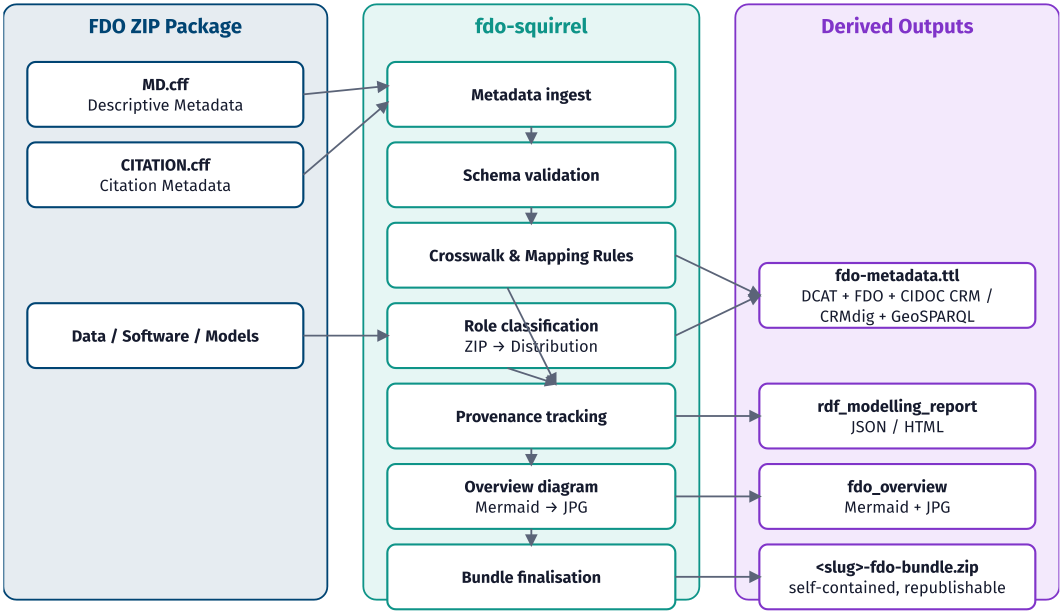
#> input picture img/fdox-fdo-squirrel-architecture.png, 3188 x 1841 px, found by its file name (shown at 1/3 size)
$ python step_architecture.py
#> lines starting #> are read from the running program, lines starting #| are printed output that depends on the picture
### py/visuals_utils.py
"""fdox-visuals: shared constants and render helpers.

No step imports rdflib/matplotlib/pandas — this stays light on purpose so
`python main.py --list` and `--dry-run` are instant.
"""

from __future__ import annotations

import base64
import re
import struct
from pathlib import Path

ROOT = Path(__file__).resolve().parents[1]
FONTS_DIR = ROOT / "fonts"
IMG_DIR = ROOT / "img"

FONT_REGULAR = FONTS_DIR / "FiraSans-Regular.ttf"
FONT_BOLD = FONTS_DIR / "FiraSans-Bold.ttf"
FONT_FAMILY = "Fira Sans"

# Every generated SVG lives in img/<category>/ (one level below img/), so the
# relative path back to fonts/ is always the same. If a step ever writes its
# SVG somewhere else, this constant has to move with it.
_FONT_REL_PREFIX = "../../fonts"

# Topic folders under img/. The order is the order of the site (S14), and the
# order of the navigation. A graphic belongs to the category with the longest
# prefix its file stem starts with.
CATEGORIES = [
    {"slug": "pattern", "group": "Concept", "title": "The four-step pattern and its outcomes",
     "desc": "The two banners: the four FDO steps and the four outcomes of FDOx.",
     "prefixes": ["fdox-four-step-pattern", "fdox-purpose-pattern"]},
    {"slug": "pictograms", "group": "Concept", "title": "Pictograms: steps and outcomes",
     "desc": "The eight pictograms as single files: the four steps and the four outcomes.",
     "prefixes": ["fdox-step-", "fdox-purpose-"]},
    {"slug": "schemas", "group": "Concept", "title": "Schemas, architecture and bundle views",
     "desc": "The MD.cff and CITATION.cff schemas, the fdo-squirrel architecture, the three views of a bundle (RDF, RO-Crate, landing page) and the FDO meta graphic.",
     "prefixes": ["fdox-md-cff-schema", "fdox-citation-cff-schema", "fdox-fdo-squirrel-architecture",
                  "fdox-bundle-three-views",
                  "fdox-fair-digital-object-meta-graphic", "fdox-fdo-sphere"]},
    {"slug": "sphere", "group": "Concept", "title": "The FDO sphere and the community hubs",
     "desc": "The eight pictograms around the FDO sphere, with and without the community hubs.", "prefixes": ["fdox-sphere-"]},
    {"slug": "steps", "group": "3D models", "title": "The four steps in practice",
     "desc": "One graphic per FDOx step with real values of CIIC 81: packaging with fdo-3d-packager (RDF and RO-Crate via fdo-squirrel), modelling, linking, federation.",
     "prefixes": ["fdox-steps-"]},
    {"slug": "outcomes", "group": "3D models", "title": "The four outcomes in practice",
     "desc": "One graphic per outcome: FAIR and citable, semantically queryable, interoperable, integrable.",
     "prefixes": ["fdox-outcomes-"]},
    {"slug": "3d-packager-pictograms", "group": "3D models", "title": "Pictograms: fdo-3d-packager",
     "desc": "The six pictograms of the fdo-3d-packager steps: fetch, convert, nexus, mdcff, bundle, build_fdo.",
     "prefixes": ["fdox-3d-packager-step-"]},
    {"slug": "git-packager", "group": "Software", "title": "fdo-git-packager: software as FDO",
     "desc": "Concept graphics for packaging a Git repository as an FDO (the tool is a skeleton, nothing here is implemented yet).",
     "prefixes": ["fdox-git-packager-"]},
    {"slug": "git-packager-pictograms", "group": "Software", "title": "Pictograms: fdo-git-packager",
     "desc": "The four pictograms of the fdo-git-packager steps: pin, inspect, package, build.",
     "prefixes": ["fdox-git-packager-step-"]},
    {"slug": "story", "group": "3D and software", "title": "From the FKGE to FDOx",
     "desc": "Graphics that lead from the federated knowledge graph ecosystem to FDOx, for 3D models and software.",
     "prefixes": ["fdox-story-"]},
    {"slug": "federation", "group": "3D and software", "title": "Federated knowledge graph ecosystem",
     "desc": "Finished 3D and software FDOs in the registry and the N4O collection.",
     "prefixes": ["fdox-federation-"]},
    {"slug": "ogham-graph", "group": "3D and software", "title": "Ogham graph pictures",
     "desc": "Graph pictures of Ogham stones, their 3D FDOs and the software that uses them.",
     "prefixes": ["fdox-ogham-graph-"]},
]


def category_of(stem: str) -> str:
    """Folder slug (under img/) for a graphic's file stem: the longest matching prefix wins."""
    best, best_len = None, -1
    for cat in CATEGORIES:
        for pre in cat["prefixes"]:
            if stem.startswith(pre) and len(pre) > best_len:
                best, best_len = cat["slug"], len(pre)
    if best is None:
        raise KeyError(f"no category for graphic {stem!r}; add its prefix to CATEGORIES")
    return best


def img_path(filename: str) -> Path:
    """Output path of a graphic: img/<category>/<filename>; creates the folder."""
    folder = IMG_DIR / category_of(Path(filename).stem)
    folder.mkdir(parents=True, exist_ok=True)
    return folder / filename

INK = "#161B2E"
MUTED = "#5B6478"
BG = "#FFFFFF"

# The one family palette. Step 1's colour is the *original* FAIR Digital
# Object blue (#004473, sampled from the reference diagram) — every other
# graphic in this repo that needs "the FDOx blue" reads it from here rather
# than repeating the literal, so the family stays a single source of truth.
STEPS = [
    {
        "id": "fdo-encapsulation",
        "num": "1",
        "title": ["FDO", "Encapsulation"],
        "desc": "Persistent identifier, structured metadata & provenance",
        "color": "#004473",
        "tint": "#E6ECF1",
    },
    {
        "id": "semantic-paradata-modelling",
        "num": "2",
        "title": ["Semantic Metadata", "& Paradata Modelling"],
        "desc": "Acquisition, spatial anchoring & CIDOC CRM alignment",
        "color": "#0E9488",
        "tint": "#E6F6F4",
    },
    {
        "id": "linking-community-hubs",
        "num": "3",
        "title": ["Linking to", "Community Hubs"],
        "desc": "Cross-referenced with Wikidata & OpenStreetMap",
        "color": "#C2790C",
        "tint": "#FCF1E1",
    },
    {
        "id": "federated-kg-integration",
        "num": "4",
        "title": ["Federated Knowledge", "Graph Integration"],
        "desc": "RDF joins distributed research infrastructures",
        "color": "#8034C9",
        "tint": "#F3E9FC",
    },
]

FDO_ACCENT = STEPS[0]["color"]  # #004473 — reused by the FDO meta-graphic
FDO_TINT = STEPS[0]["tint"]  # #E6ECF1 — page tint of the site (S14)

# Two lightened tints of FDO_ACCENT, for graphics that use a single flat
# brand colour rather than the four-step rainbow above (S7 purpose banner:
# icon-circle gradient + connector chevrons). Derived once here rather than
# repeated as literals in the step module (A3: one palette, one source).
FDO_ACCENT_LIGHT = "#116099"
FDO_ACCENT_SOFT = "#4E8FBE"


def ensure_dirs() -> None:
    IMG_DIR.mkdir(parents=True, exist_ok=True)


def esc(text: str) -> str:
    """Escape the handful of characters that appear in our own copy text."""
    return text.replace("&", "&amp;").replace("<", "&lt;").replace(">", "&gt;")


# [12 lines left out: function wrap_text, not called in this run]


def font_face_css() -> str:
    """@font-face block pointing at the two vendored weights.

    Vendored, not referenced (PRIMER A3): the repo carries its own copy of
    Fira Sans under fonts/, so a fresh clone renders identically without
    the font being installed on the machine that runs it.
    """
    return (
        "<style>"
        f'@font-face {{ font-family: "{FONT_FAMILY}"; '
        f'src: url("{_FONT_REL_PREFIX}/FiraSans-Regular.ttf"); font-weight: 400; }} '
        f'@font-face {{ font-family: "{FONT_FAMILY}"; '
        f'src: url("{_FONT_REL_PREFIX}/FiraSans-Bold.ttf"); font-weight: 700; }}'
        "</style>"
    )


def render_svg_to_png(svg_path: Path, png_path: Path, width: int, height: int) -> None:
    """Rasterise via resvg (a single self-contained compiled wheel — no
    system libcairo/rsvg/ImageMagick needed, which is exactly what broke
    on Windows with the cairosvg-based first version of this repo: pip
    installs the Python package fine, but cairosvg still needs a system
    libcairo-2.dll that pip does not provide. resvg's wheel bundles the
    (Rust, statically-linked) renderer itself, so `pip install` is really
    the whole story.
    """
    import resvg_py  # lazy: keeps --list/--dry-run free of the import

    png_bytes = resvg_py.svg_to_bytes(
        svg_path=str(svg_path),
        width=width,
        height=height,
        font_files=[str(FONT_REGULAR), str(FONT_BOLD)],
        skip_system_fonts=True,  # always our vendored files, never a same-named system font
    )
    png_path.write_bytes(png_bytes)


def trim_transparent_border(png_path: Path, margin_px: int = 10) -> tuple[int, int]:
    """Crop a PNG to its non-transparent content, then pad back out to an
    exact, small, uniform transparent border.

    Works from the actual rendered alpha channel rather than a hand-
    computed design-unit margin — a wide title in one step's text can
    push the true content edge further out than the badge geometry alone
    would suggest (confirmed by inspecting the real render: the fourth
    step's title text extends past its own badge circle). Cropping pixels
    can't clip content the way guessing a margin in SVG coordinates could.

    Returns the final (width, height) for logging.
    """
    from PIL import Image  # lazy, same reasoning as render_svg_to_png

    im = Image.open(png_path).convert("RGBA")
    bbox = im.split()[-1].getbbox()  # bounding box of the alpha channel
    if bbox is None:
        return im.size  # fully transparent; nothing sensible to crop to
    cropped = im.crop(bbox)
    w, h = cropped.size
    out = Image.new("RGBA", (w + 2 * margin_px, h + 2 * margin_px), (0, 0, 0, 0))
    out.paste(cropped, (margin_px, margin_px))
    out.save(png_path)
    return out.size


# [48 lines left out: functions write_tight_graphic, flatten_to_jpg, not called in this run]


# --- generic SVG line/box primitives -----------------------------------
# Added for S8/S9 (talk-process / talk-purpose slides), which compose
# flowchart-like diagrams rather than the badge grids S2/S7 draw. Pure
# string formatters, no heavy import, so they don't cost --list/--dry-run
# anything (A2 in spirit: keep this module light).


# Third-party logos used in the graphics (img/source/NOTICE.md says whose they
# are and under which terms). Each is looked up as img/source/<stem>.svg, then
# .png; fewer than all of them is fine, a text pill stands in for a missing one.
LOGOS = {
    "ro-crate": {"stem": "ro-crate-logo", "credit": "RO-Crate logo: RO-Crate Community, CC BY 4.0"},
    "rdf": {"stem": "rdf-logo", "credit": "RDF logo: Bill Schwappacher / W3C, CC BY 4.0"},
}
RO_CRATE_LOGO_CREDIT = LOGOS["ro-crate"]["credit"]


# [7 lines left out: function logo_path, not called in this run]


def logo_credits() -> str:
    """The credit line for the logos that are actually present."""
    return "  ·  ".join(LOGOS[k]["credit"] for k in LOGOS if logo_path(k) is not None)


# [35 lines left out: functions _svg_ratio, logo, not called in this run]


def ro_crate_logo_path() -> Path | None:
    return logo_path("ro-crate")


def ro_crate_logo(x: float, y: float, max_w: float, max_h: float) -> str:
    return logo("ro-crate", x, y, max_w, max_h)


# [119 lines left out: functions arrow_marker, arrow_line, elbow_path, label_box, edge_label, measure_content_margins and 1 more, not called in this run]

### py/step_architecture.py
"""S4 — fdo-squirrel architecture diagram.

Redraws FDOx-squirrel/fdo-squirrel's `architecture.mermaid` in the
fdox-visuals house style, and brings it up to date with the actual
current `main.py` pipeline (see PRIMER.md A1 for the three stages the
original diagram is missing: schema validation, the Mermaid overview
step, and bundle finalisation). Updated 2026-11-16 (S16) for fdo-squirrel
v1.1.0: the row "Signposting & RO-Crate" and its output box, and the
overview image is a PNG since fdo-squirrel S19 (the box still said JPG).

"Role classification" and "Crosswalk & Mapping Rules" are drawn side by
side, not stacked, because that's what they actually are in main.py:
two independent branches that both start from an input (Role
classification straight from the ZIP's Data/Software/Models, Crosswalk
from the schema-validated MD.cff) and both feed the same two downstream
things (fdo-metadata.ttl, Provenance tracking). A single-file column
forces an order onto two things that don't have one, and worse, forces
whichever one *isn't* adjacent to Provenance to route straight through
the other box to reach it (found and fixed 2026-09-08 — see PRIMER.md A1
Befund 10/12).

Produces:
  img/fdox-fdo-squirrel-architecture.svg / .png (transparent)

Runnable standalone: `python py/step_architecture.py`
"""

from __future__ import annotations

import sys
from pathlib import Path

sys.path.insert(0, str(Path(__file__).resolve().parent))
from visuals_utils import (  # noqa: E402
    IMG_DIR,
    img_path,
    INK,
    MUTED,
    ensure_dirs,
    esc,
    font_face_css,
    render_svg_to_png,
    trim_transparent_border,
)

# Panel accents reuse the four-step-pattern family: input = Step-1 blue,
# process = Step-2 teal, output = Step-4 violet (skipping Step-3's amber,
# which is reserved for "linking to community hubs" elsewhere).
INPUT_ACCENT, INPUT_TINT = "#004473", "#E6ECF1"
PROCESS_ACCENT, PROCESS_TINT = "#0E9488", "#E6F6F4"
OUTPUT_ACCENT, OUTPUT_TINT = "#8034C9", "#F3E9FC"

BOX_W = 460
PROCESS_BOX_W = 760
ROW_H = 108
GAP = 26
FORK_GAP = 30
PANEL_PAD = 40
PANEL_GAP = 140
PANEL_TOP = 90     # y of every panel rect's top edge
TOP_INSET = 150    # panel_top -> first row's vertical centre (clears the title text)
BOTTOM_PAD = 40    # last row's bottom -> panel bottom

# --- process rows, top to bottom. Row 2 is a fork: two boxes side by
# side instead of one, see module docstring. ---
ROW_INGEST, ROW_VALIDATE, ROW_FORK, ROW_PROVENANCE, ROW_OVERVIEW, ROW_CRATE, ROW_BUNDLE = range(7)

SINGLE_ROWS = {
    ROW_INGEST: "Metadata ingest",
    ROW_VALIDATE: "Schema validation",
    ROW_PROVENANCE: "Provenance tracking",
    ROW_OVERVIEW: "Overview diagram\nMermaid \u2192 PNG",
    ROW_CRATE: "Signposting & RO-Crate\nlanding page + crate metadata",
    ROW_BUNDLE: "Bundle finalisation",
}
FORK_LEFT = "Role classification\nZIP \u2192 Distribution"   # fed directly by Data/Software/Models
FORK_RIGHT = "Crosswalk &\nMapping Rules"                    # fed by Schema validation

N_ROWS = 7

# --- input column: (label, target process row) ---
INPUT_BOXES = [
    ("MD.cff\nDescriptive Metadata", ROW_INGEST),
    ("CITATION.cff\nCitation Metadata", ROW_INGEST),
    ("Data / Software / Models", ROW_FORK),
]

# --- output column: (label, source process row) ---
OUTPUT_BOXES = [
    ("fdo-metadata.ttl\nDCAT + FDO + CIDOC CRM /\nCRMdig + GeoSPARQL", ROW_FORK),
    ("rdf_modelling_report\nJSON / HTML", ROW_PROVENANCE),
    ("fdo_overview\nMermaid + PNG", ROW_OVERVIEW),
    ("ro-crate-metadata.json\nfdo-landing-page.html\nRO-Crate 1.2 + FAIR Signposting", ROW_CRATE),
    ("<slug>-fdo-bundle.zip\nself-contained, republishable", ROW_BUNDLE),
]


def row_y(i: float) -> float:
    """Absolute y-centre of process row i."""
    return PANEL_TOP + TOP_INSET + i * (ROW_H + GAP)


def _wrap_lines(text: str) -> list[str]:
    return text.split("\n")


def _box(x: float, y: float, w: float, h: float, fill: str, stroke: str, lines: list[str]) -> str:
    out = f'<rect x="{x}" y="{y}" width="{w}" height="{h}" rx="14" fill="{fill}" stroke="{stroke}" stroke-width="3.5"/>'
    n = len(lines)
    line_h = 34
    start_y = y + h / 2 - (n - 1) * line_h / 2 + 10
    for i, line in enumerate(lines):
        weight = 700 if i == 0 else 400
        out += (
            f'<text x="{x+w/2}" y="{start_y+i*line_h}" text-anchor="middle" font-family="Fira Sans" '
            f'font-weight="{weight}" font-size="27" fill="{INK}">{esc(line)}</text>'
        )
    return out


def _arrow(x1: float, y1: float, x2: float, y2: float) -> str:
    return (
        f'<line x1="{x1}" y1="{y1}" x2="{x2}" y2="{y2}" stroke="{MUTED}" stroke-width="3" '
        f'marker-end="url(#arrow)"/>'
    )


def _elbow_arrow(points: list[tuple[float, float]]) -> str:
    """Orthogonal multi-segment connector, for a route that would
    otherwise cut diagonally through an unrelated box in between.
    """
    pts = " ".join(f"{x},{y}" for x, y in points)
    return (
        f'<polyline points="{pts}" fill="none" stroke="{MUTED}" stroke-width="3" '
        f'stroke-linejoin="round" marker-end="url(#arrow)"/>'
    )


def _build_svg() -> tuple[str, float, float]:
    last_bottom = row_y(N_ROWS - 1) + ROW_H / 2
    panel_h = (last_bottom - PANEL_TOP) + BOTTOM_PAD

    input_x = PANEL_PAD
    process_x = input_x + BOX_W + PANEL_GAP
    output_x = process_x + PROCESS_BOX_W + PANEL_GAP

    W = output_x + BOX_W + PANEL_PAD
    H = PANEL_TOP + panel_h + PANEL_PAD

    fork_w = (PROCESS_BOX_W - FORK_GAP) / 2
    fork_left_x = process_x
    fork_right_x = process_x + fork_w + FORK_GAP
    cx = process_x + PROCESS_BOX_W / 2  # centre of the full-width rows

    parts = [f'<svg xmlns="http://www.w3.org/2000/svg" width="{W}" height="{H}" viewBox="0 0 {W} {H}">']
    parts.append(font_face_css())
    parts.append(
        '<marker id="arrow" viewBox="0 0 10 10" refX="8" refY="5" markerWidth="7" markerHeight="7" '
        f'orient="auto-start-reverse"><path d="M0,0 L10,5 L0,10 z" fill="{MUTED}"/></marker>'
    )

    def panel(x, title, accent, tint):
        panel_w = (PROCESS_BOX_W if x == process_x else BOX_W) + 2 * PANEL_PAD
        parts.append(
            f'<rect x="{x-PANEL_PAD}" y="{PANEL_TOP}" width="{panel_w}" '
            f'height="{panel_h}" rx="22" fill="{tint}" stroke="{accent}" stroke-width="3"/>'
        )
        parts.append(
            f'<text x="{x-PANEL_PAD+panel_w/2}" y="{PANEL_TOP+48}" text-anchor="middle" '
            f'font-family="Fira Sans" font-weight="700" font-size="34" fill="{accent}">{title}</text>'
        )

    panel(input_x, "FDO ZIP Package", INPUT_ACCENT, INPUT_TINT)
    panel(process_x, "fdo-squirrel", PROCESS_ACCENT, PROCESS_TINT)
    panel(output_x, "Derived Outputs", OUTPUT_ACCENT, OUTPUT_TINT)

    # single-width process boxes
    for i, label in SINGLE_ROWS.items():
        y = row_y(i) - ROW_H / 2
        parts.append(_box(process_x, y, PROCESS_BOX_W, ROW_H, "white", PROCESS_ACCENT, _wrap_lines(label)))

    # fork boxes
    fork_y = row_y(ROW_FORK) - ROW_H / 2
    parts.append(_box(fork_left_x, fork_y, fork_w, ROW_H, "white", PROCESS_ACCENT, _wrap_lines(FORK_LEFT)))
    parts.append(_box(fork_right_x, fork_y, fork_w, ROW_H, "white", PROCESS_ACCENT, _wrap_lines(FORK_RIGHT)))

    # input boxes
    for i, (label, target) in enumerate(INPUT_BOXES):
        y = row_y(target) - ROW_H / 2
        if i == 1:  # CITATION.cff sits just below MD.cff, both -> ingest
            y += ROW_H + GAP
        parts.append(_box(input_x, y, BOX_W, ROW_H, "white", INPUT_ACCENT, _wrap_lines(label)))

    # output boxes
    for label, source in OUTPUT_BOXES:
        y = row_y(source) - ROW_H / 2
        parts.append(_box(output_x, y, BOX_W, ROW_H, "white", OUTPUT_ACCENT, _wrap_lines(label)))

    # --- edges: input -> process ---
    md_y = row_y(ROW_INGEST)
    cff_y = md_y + ROW_H + GAP
    ingest_y = row_y(ROW_INGEST)
    parts.append(_arrow(input_x + BOX_W, md_y, process_x, ingest_y - 14))
    parts.append(_arrow(input_x + BOX_W, cff_y, process_x, ingest_y + 14))
    # Data/Software/Models -> Role classification (fork LEFT box, so this
    # is a direct, unobstructed horizontal line, same as before)
    parts.append(_arrow(input_x + BOX_W, row_y(ROW_FORK), fork_left_x, row_y(ROW_FORK)))

    # --- ingest -> validation -> Crosswalk (fork RIGHT box) ---
    parts.append(_arrow(cx, row_y(ROW_INGEST) + ROW_H / 2, cx, row_y(ROW_VALIDATE) - ROW_H / 2))
    crosswalk_cx = fork_right_x + fork_w / 2
    parts.append(_arrow(crosswalk_cx, row_y(ROW_VALIDATE) + ROW_H / 2, crosswalk_cx, fork_y))

    # --- fork -> Provenance: both halves drop straight down, landing at
    # two different x-offsets on Provenance's top edge - a clean two-
    # pronged convergence, not a diagonal through either box. ---
    roleclass_cx = fork_left_x + fork_w / 2
    prov_top = row_y(ROW_PROVENANCE) - ROW_H / 2
    fork_bottom = fork_y + ROW_H
    parts.append(_arrow(roleclass_cx, fork_bottom, cx - 60, prov_top))
    parts.append(_arrow(crosswalk_cx, fork_bottom, cx + 60, prov_top))

    # --- fork -> fdo-metadata.ttl: Crosswalk (right half) exits directly
    # right. Role classification (left half) can't do the same without
    # crossing Crosswalk, so it's routed up and over, through the empty
    # gap between Schema validation and the fork row - open space, not
    # through any box. ---
    ttl_y = row_y(OUTPUT_BOXES[0][1])
    parts.append(_arrow(fork_right_x + fork_w, row_y(ROW_FORK) - 14, output_x, ttl_y - 14))
    over_y = row_y(ROW_VALIDATE) + ROW_H / 2 + GAP / 2
    parts.append(_elbow_arrow([
        (roleclass_cx, fork_y),
        (roleclass_cx, over_y),
        (output_x - 60, over_y),
        (output_x - 60, ttl_y + 14),
        (output_x, ttl_y + 14),
    ]))

    # --- process tail (provenance -> overview -> crate -> bundle), full width ---
    for a, b in [(ROW_PROVENANCE, ROW_OVERVIEW), (ROW_OVERVIEW, ROW_CRATE), (ROW_CRATE, ROW_BUNDLE)]:
        ya = row_y(a) + ROW_H / 2
        yb = row_y(b) - ROW_H / 2
        parts.append(_arrow(cx, ya, cx, yb))

    # --- provenance/overview/crate/bundle -> their outputs ---
    for src, y_out in [
        (ROW_PROVENANCE, row_y(OUTPUT_BOXES[1][1])),
        (ROW_OVERVIEW, row_y(OUTPUT_BOXES[2][1])),
        (ROW_CRATE, row_y(OUTPUT_BOXES[3][1])),
        (ROW_BUNDLE, row_y(OUTPUT_BOXES[4][1])),
    ]:
        parts.append(_arrow(process_x + PROCESS_BOX_W, row_y(src), output_x, y_out))

    parts.append("</svg>")
    return "\n".join(parts), W, H


def run(strict: bool = False) -> list[str]:
    ensure_dirs()
    log: list[str] = []

    svg_text, w, h = _build_svg()
    svg_path = img_path("fdox-fdo-squirrel-architecture.svg")
    svg_path.write_text(svg_text, encoding="utf-8")
    png_path = svg_path.with_suffix(".png")
    render_svg_to_png(svg_path, png_path, int(w * 1.8), int(h * 1.8))
#> (the call stopped at in render_svg_to_png, `png_bytes = resvg_py.svg_to_bytes( svg_path=str(svg_path), width=width..`: resvg_py is not available in this run)
    final_w, final_h = trim_transparent_border(png_path, margin_px=10)
#> in trim_transparent_border, im is the input picture: PIL image 3188x1841 RGBA; mean R, G, B, A 207.3, 211.1, 218.3, 232.8
#> in trim_transparent_border, `bbox = im.split()[-1].getbbox()`: bbox = (10, 10, 3178, 1831)
#> in trim_transparent_border, `cropped = im.crop(bbox)`:
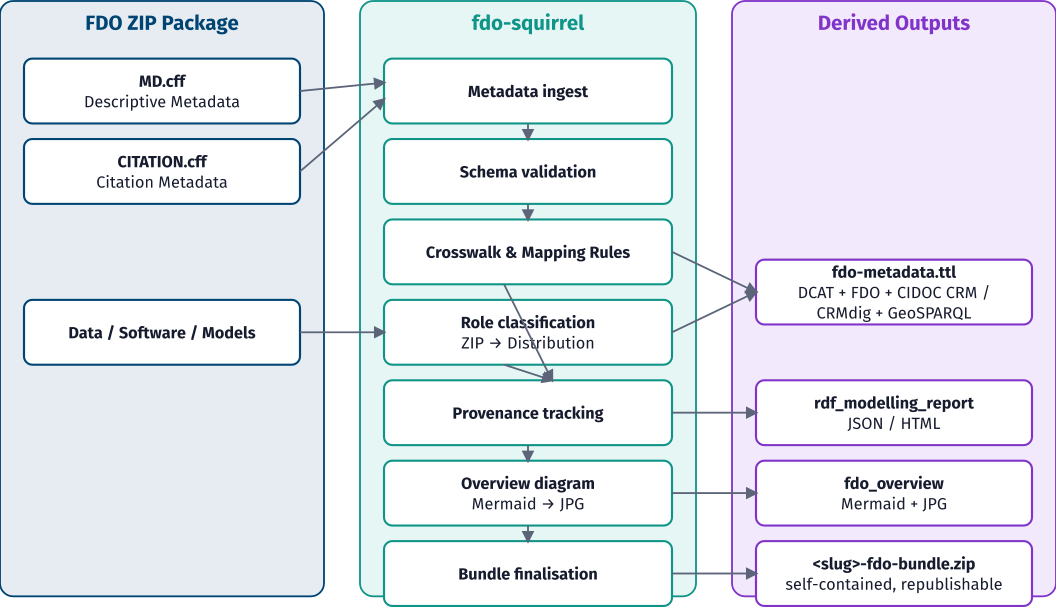
#> cropped: PIL image 3168x1821 RGBA (shown at 1/3 size); mean R, G, B, A 210.9, 214.8, 222.1, 236.8; transparent parts drawn white
    log.append(
        f"wrote {svg_path.relative_to(IMG_DIR.parent)} + .png "
        f"({final_w}x{final_h}, transparent, <=10px border)"
    )
    return log


if __name__ == "__main__":
    for line in run():
        print(line)
